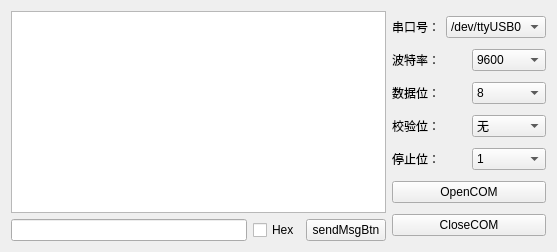
<?xml version="1.0" encoding="UTF-8"?>
<ui version="4.0">
 <class>COM</class>
 <widget class="QWidget" name="COM">
  <property name="geometry">
   <rect>
    <x>0</x>
    <y>0</y>
    <width>557</width>
    <height>252</height>
   </rect>
  </property>
  <property name="windowTitle">
   <string>COM/Serial Communication</string>
  </property>
  <property name="windowIcon">
   <iconset resource="../Res.qrc">
    <normaloff>:/img/app.ico</normaloff>:/img/app.ico</iconset>
  </property>
  <layout class="QHBoxLayout" name="horizontalLayout_7">
   <item>
    <layout class="QVBoxLayout" name="verticalLayout_2">
     <item>
      <widget class="QTextBrowser" name="textBrowser"/>
     </item>
     <item>
      <layout class="QHBoxLayout" name="horizontalLayout_6">
       <item>
        <widget class="QLineEdit" name="lineEdit"/>
       </item>
       <item>
        <widget class="QCheckBox" name="isHex">
         <property name="text">
          <string>Hex</string>
         </property>
        </widget>
       </item>
       <item>
        <widget class="QPushButton" name="sendMsgBtn">
         <property name="text">
          <string>sendMsgBtn</string>
         </property>
        </widget>
       </item>
      </layout>
     </item>
    </layout>
   </item>
   <item>
    <layout class="QVBoxLayout" name="verticalLayout">
     <item>
      <layout class="QHBoxLayout" name="horizontalLayout">
       <item>
        <widget class="QLabel" name="label">
         <property name="text">
          <string>串口号：</string>
         </property>
        </widget>
       </item>
       <item>
        <widget class="QComboBox" name="portNameComboBox">
         <item>
          <property name="text">
           <string>/dev/ttyUSB0</string>
          </property>
         </item>
         <item>
          <property name="text">
           <string>/dev/ttyUSB1</string>
          </property>
         </item>
         <item>
          <property name="text">
           <string>/dev/ttyUSB2</string>
          </property>
         </item>
         <item>
          <property name="text">
           <string>COM1</string>
          </property>
         </item>
         <item>
          <property name="text">
           <string>COM2</string>
          </property>
         </item>
        </widget>
       </item>
      </layout>
     </item>
     <item>
      <layout class="QHBoxLayout" name="horizontalLayout_2">
       <item>
        <widget class="QLabel" name="label_2">
         <property name="text">
          <string>波特率：</string>
         </property>
        </widget>
       </item>
       <item>
        <widget class="QComboBox" name="baudRateComboBox">
         <item>
          <property name="text">
           <string>9600</string>
          </property>
         </item>
         <item>
          <property name="text">
           <string>115200</string>
          </property>
         </item>
        </widget>
       </item>
      </layout>
     </item>
     <item>
      <layout class="QHBoxLayout" name="horizontalLayout_3">
       <item>
        <widget class="QLabel" name="label_3">
         <property name="text">
          <string>数据位：</string>
         </property>
        </widget>
       </item>
       <item>
        <widget class="QComboBox" name="dataBitsComboBox">
         <item>
          <property name="text">
           <string>8</string>
          </property>
         </item>
         <item>
          <property name="text">
           <string>7</string>
          </property>
         </item>
        </widget>
       </item>
      </layout>
     </item>
     <item>
      <layout class="QHBoxLayout" name="horizontalLayout_4">
       <item>
        <widget class="QLabel" name="label_4">
         <property name="text">
          <string>校验位：</string>
         </property>
        </widget>
       </item>
       <item>
        <widget class="QComboBox" name="parityComboBox">
         <item>
          <property name="text">
           <string>无</string>
          </property>
         </item>
         <item>
          <property name="text">
           <string>奇</string>
          </property>
         </item>
         <item>
          <property name="text">
           <string>偶</string>
          </property>
         </item>
        </widget>
       </item>
      </layout>
     </item>
     <item>
      <layout class="QHBoxLayout" name="horizontalLayout_5">
       <item>
        <widget class="QLabel" name="label_5">
         <property name="text">
          <string>停止位：</string>
         </property>
        </widget>
       </item>
       <item>
        <widget class="QComboBox" name="stopBitsComboBox">
         <item>
          <property name="text">
           <string>1</string>
          </property>
         </item>
         <item>
          <property name="text">
           <string>2</string>
          </property>
         </item>
        </widget>
       </item>
      </layout>
     </item>
     <item>
      <widget class="QPushButton" name="openMyComBtn">
       <property name="text">
        <string>OpenCOM</string>
       </property>
      </widget>
     </item>
     <item>
      <widget class="QPushButton" name="closeMyComBtn">
       <property name="text">
        <string>CloseCOM</string>
       </property>
      </widget>
     </item>
    </layout>
   </item>
  </layout>
 </widget>
 <resources>
  <include location="../Res.qrc"/>
 </resources>
 <connections/>
</ui>
